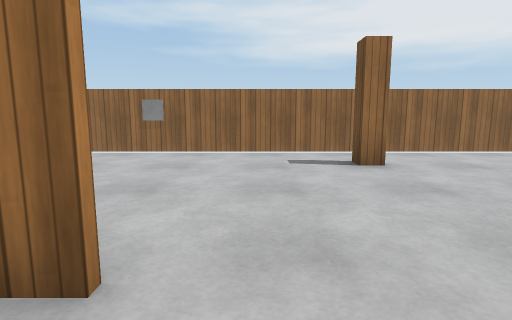
view 1 (above)

18 first-person views from a walk through a world built for the Gazebo simulator. The camera is 1 m above the floor, tilts 8° down and sees 80° across. The floor is counted in squares, 1 m on a side. Each view is taken from the middle of a square. On the plan, view 1 faces up. The plan holds only what a view shows up to about 12 squares ahead; the rest is blank. The place goes on beyond the plan. Robots are left out. Simple patterns stand in for the simulator's built-in surfaces. Simple shapes stand in for some stock models. Some surface patterns are stand-ins.

view 2
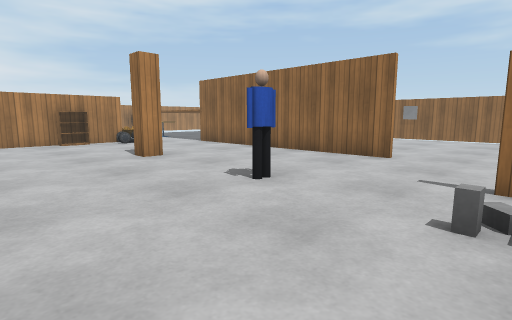

view 3
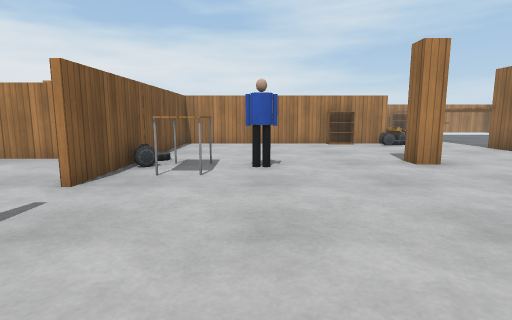

view 4
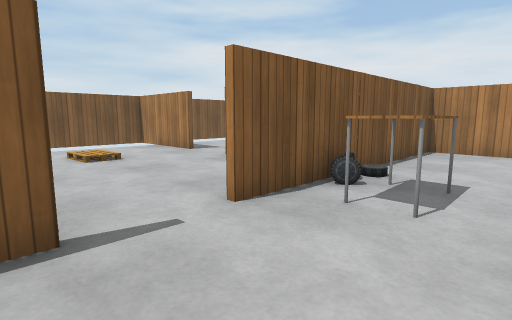

view 5
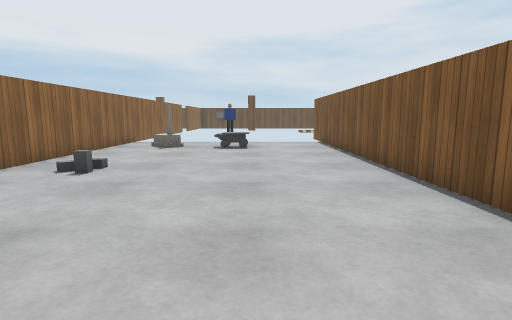

view 6
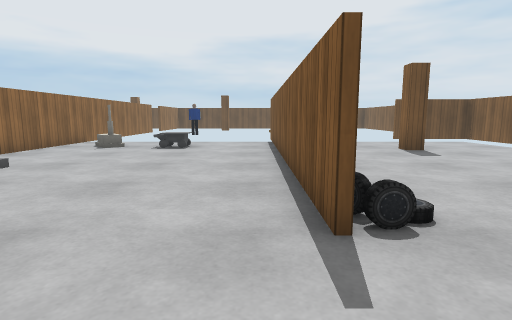

view 7
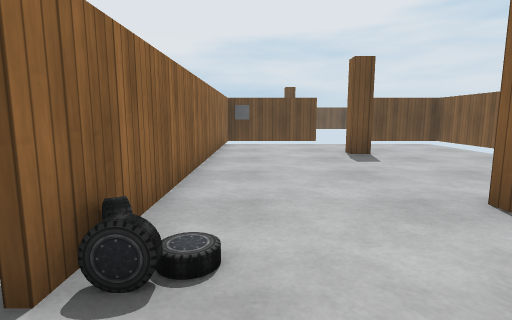

view 8
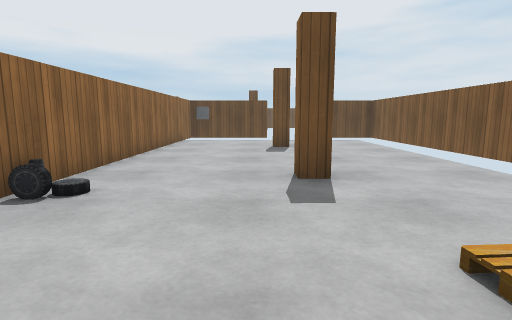

view 9
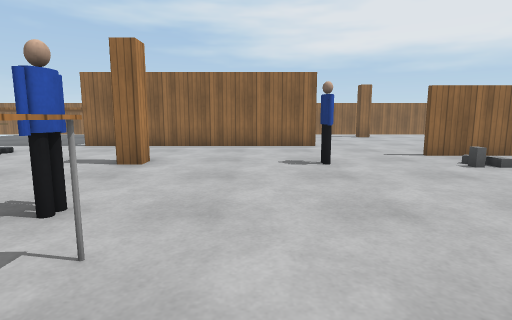

view 10
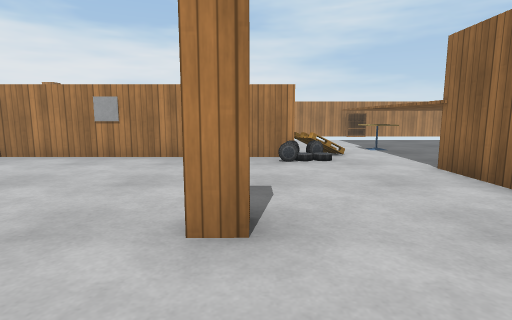

view 11
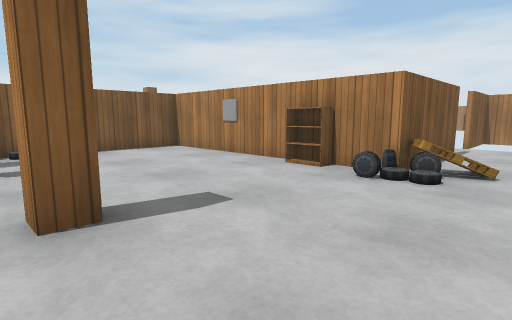

view 12
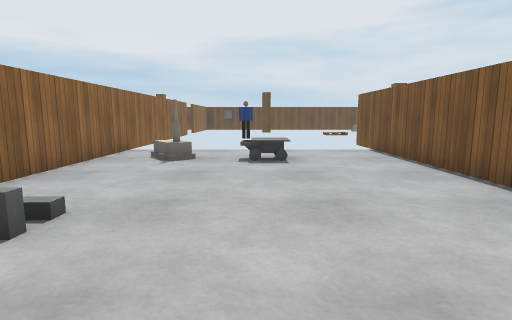

view 13
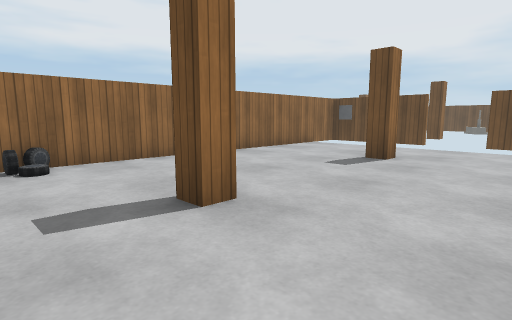

view 14
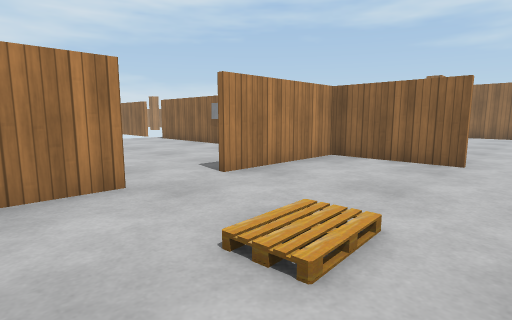

view 15
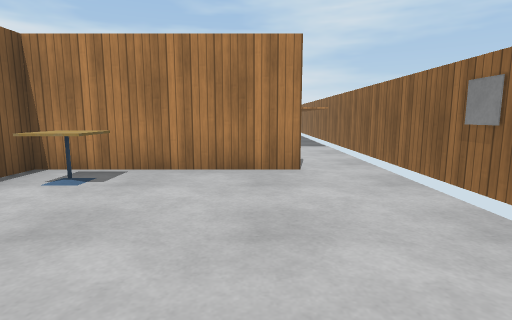

view 16
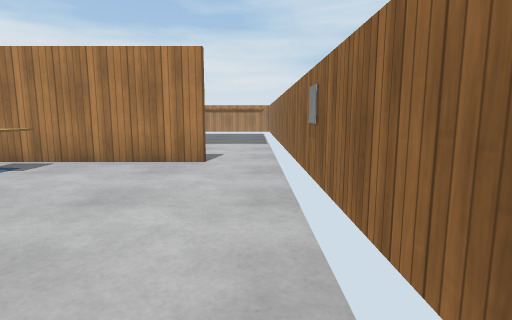

view 17
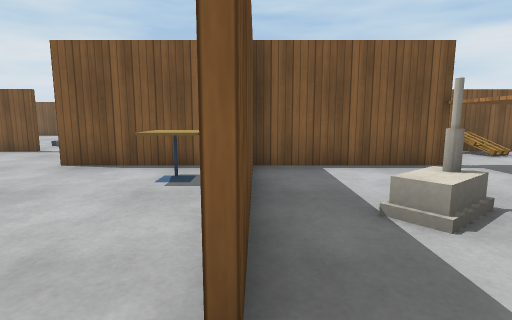

view 18
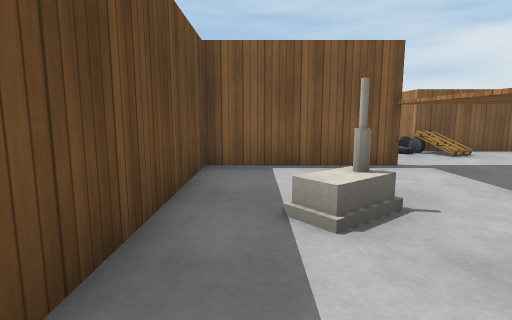

### Floor plan
Points are (right, up) in squares from view 1. A wall is a line through its corners. A room is listed if a view was taken in it or the views show most of it. See-through windows are left out.
Room 1 (views 1, 2, 3, 4, 5, 6, 7, 8, 9, 10, 11, 12, 13, 14)
walls: (-0.6, -8.7) (9.5, -8.7); (-3.3, -8.8) (-6.3, -8.8) (-6.3, -12.6); (-0.9, 1.6) (-15.1, 1.6); (-6.3, -14.3) (-6.3, -17.5); (9, -8.8) (-0.6, -8.8); (-10.7, -1.4) (-10.7, -8.7) (-3.3, -8.7); (9.5, -1.1) (1.4, -1.1); (-14.8, -1) (-11.4, -1)
ways out: opening at (0.5, 0.5) to room 2; opening at (-15.5, -1); opening at (-6, -13.5)
objects: cafe table (-13, 1); pallet (-11, -1) to (-11, 0); bookshelf (-10, -3); car (-10, -1); car (-6, -8); wooden post (-6, -2); car (-5, -8); table (-5, -7) to (-4, -7); person (-5, -6); car (-1, -10); car (-1, -9); person (-1, -2); wooden post (0, -13); grey box (1, -3); grey box (2, -3); grey box (2, -2); wooden post (6, -13); other object (6, -6) to (6, -5); house (6, -3) to (7, -3)
Room 2 (views 15, 16)
walls: (1.4, -1) (2.6, -1); (7.6, 8.9) (-4.6, 8.9); (-4.8, 6.9) (-4.8, 1.6); (-5.1, 1.7) (-0.9, 1.7)
ways out: opening at (0.5, 0.5) to room 1; opening at (-5, 7.5) to room 3
objects: cafe table (-4, 3) to (-3, 3); wooden post (2, 7)
Room 3 (views 17, 18)
walls: (-8.8, 4.6) (-8.8, 1.7) (-5.1, 1.7); (-8.8, 8.4) (-8.8, 6.1); (-4.6, 8.9) (-11.1, 8.9); (-4.9, 1.6) (-4.9, 6.9)
ways out: opening at (-5, 7.5) to room 2
objects: house (-7, 5)

Where each view was taken, in squares from view 1:
view 1: 0 up, 0 right, facing up
view 2: 6 down, 2 right, facing up-left
view 3: 6 down, 1 right, facing left
view 4: 6 down, 1 left, facing down-left
view 5: 6 down, 4 left, facing right
view 6: 8 down, 4 left, facing right
view 7: 10 down, 3 left, facing right
view 8: 12 down, 5 left, facing right
view 9: 9 down, 3 left, facing up
view 10: 2 down, 3 left, facing left
view 11: 1 up, 5 left, facing down-left
view 12: 5 down, 1 left, facing right
view 13: 16 down, 2 left, facing up-right
view 14: 16 down, 2 left, facing up-left
view 15: 6 up, 1 right, facing left
view 16: 8 up, 2 right, facing left
view 17: 8 up, 5 left, facing down
view 18: 8 up, 6 left, facing down
